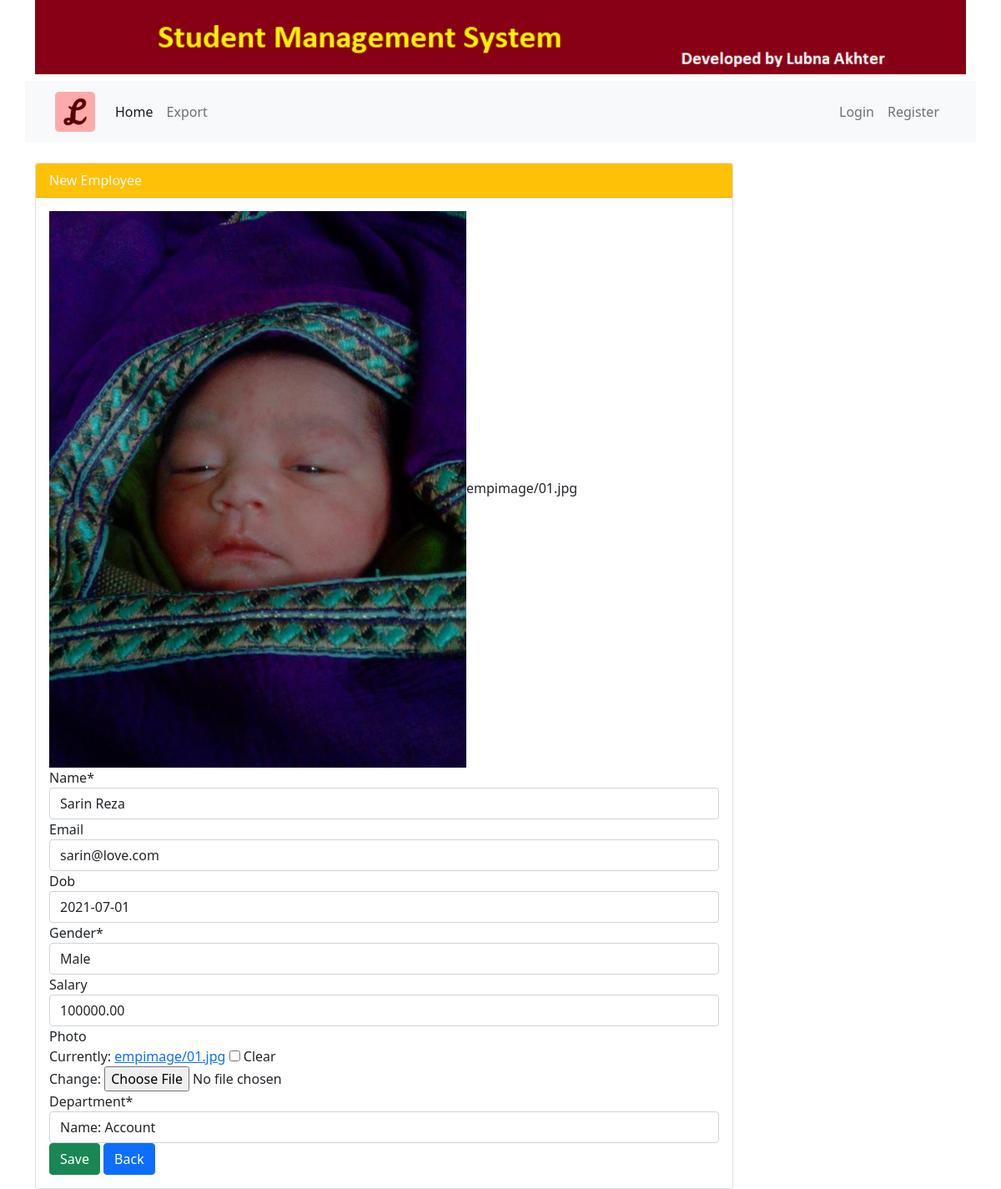
/emp/edit/2, run on the app's committed database.
### emsapp/models.py (models this page shows)
class Employee(models.Model):
    GENDER_CHOICES = [('Male', 'Male'),('Female', 'Female')]  #[(tuple)], ('Male', 'Male') one for desply one male for value
    id = models.AutoField(primary_key = True)
    name = models.CharField(max_length = 100)
    email = models.EmailField(unique = True, blank = True)
    dob = models.DateField(default = datetime.now, blank = True)
    gender = models.CharField(max_length = 6, choices = GENDER_CHOICES, default = 'Male', )
    salary = models.DecimalField(max_digits = 8, decimal_places = 2, blank = True, null = True)
    photo = models.FileField(upload_to = 'empimage', default = 'empimage/blank.png', blank = True)
    department = models.ForeignKey(Department, on_delete = models.CASCADE)

class Department(models.Model):
    id = models.AutoField(primary_key = True)
    name = models.CharField(max_length = 100)
    def __str__(self):
        return f"Name: {self.name}"

### emsapp/views.py (the view, shortened to what this page needs)
# urls.py: path('edit/<int:pk>', views.EmployeeUpdateView.as_view(), name = 'edit'),
class EmployeeUpdateView(UpdateView):
    template_name = 'employee/create.html'
    model = Employee
    form_class = EmployeeForm
    def get_context_data(self,**kwargs):
        context = super().get_context_data(**kwargs)
        context['title'] = 'Edit employee'
        context['heading'] = 'Update Employee'
        return context

### emsapp/forms.py
class EmployeeForm(forms.ModelForm):
    class Meta:
        model = Employee
        fields = "__all__"

### templates/employee/create.html (shortened to what this page needs)
{% extends 'base.html' %}
{% block content %}
        <form  method="POST" enctype="multipart/form-data">
            <div class="card w-75">
                <div class="card-header bg-warning text-light">
                  New Employee
                </div>
                <div class="card-body">
                    <img src="{{ object.photo.url }}" class="blah" width="500" alt=""/>{{ object.photo }}
                    {% load crispy_forms_tags%}
                    {{ form | crispy}}
                    <div class="form-group row">
                        <div class="col-sm-10">
                            <button type="submit" class="btn btn-success">Save</button>
                            <a href="{% url 'employee:list' %}" class="btn btn-primary">Back</a>
                        </div>
                    </div>
                </div>
              </div>
        </form>
{% endblock%}

### data on the page
Employee: photo (picture), photo "empimage/01.jpg", name "Sarin Reza", email "sarin@love.com", dob "2021-07-01", gender "Male", salary "100000.00", department "Name: Account"
